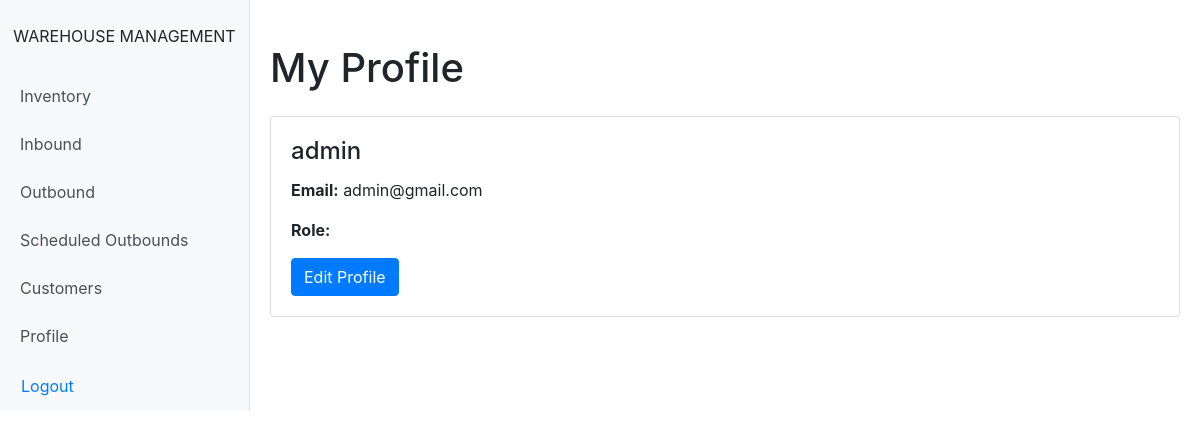
The page /profile/ (signed in) on the database as committed earlier.
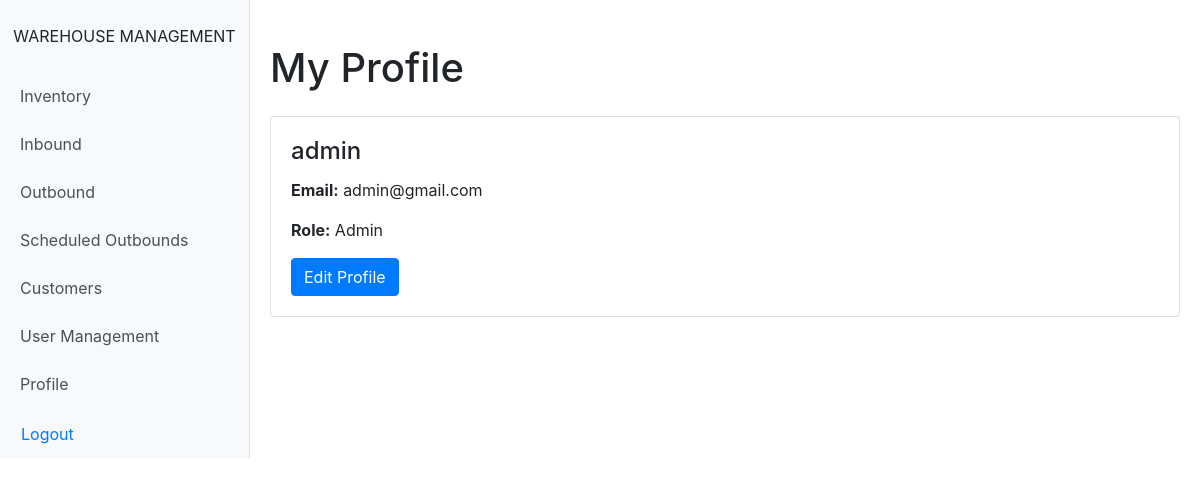
The same page on the database as committed later.
### inventory/models.py (models this page shows, shortened)
class User(AbstractUser):
    ROLE_CHOICES = (
        ('Admin', 'Admin'),
        ('Manager', 'Manager'),
        ('Operator', 'Operator'),
    )
    role = models.CharField(max_length=10, choices=ROLE_CHOICES)

### inventory/views.py (the view)
# urls.py: path('profile/', views.profile, name='profile'),
@login_required
def profile(request):
    return render(request, 'inventory/profile.html', {'user': request.user})

### templates/inventory/profile.html
{% extends 'base.html' %}
{% block content %}
<h1 class="my-4">My Profile</h1>
<div class="card">
    <div class="card-body">
        <h4 class="card-title">{{ user.get_full_name|default:user.username }}</h4>
        <p><strong>Email:</strong> {{ user.email }}</p>
        <p><strong>Role:</strong> {{ user.role }}</p>
        <a href="{% url 'edit_profile' %}" class="btn btn-primary">Edit Profile</a>
    </div>
</div>
{% endblock %}

### templates/base.html (shortened to what this page needs)
<!DOCTYPE html>
<html lang="en">
<head>
    <link rel="stylesheet" href="https://stackpath.bootstrapcdn.com/bootstrap/4.5.2/css/bootstrap.min.css">
</head>
<body>
    <div id="wrapper">
        {% if user.is_authenticated %}
        <div id="sidebar-wrapper">
            <div class="sidebar-heading text-center py-4 primary-text fs-4 fw-bold text-uppercase">
                Warehouse Management
            </div>
            <div class="list-group list-group-flush">
                {% if user.role in 'Admin Manager' %}
                    <a href="{% url 'inventory_list' %}" class="list-group-item list-group-item-action bg-transparent second-text fw-bold">Inventory</a>
                    <a href="{% url 'inbound_list' %}" class="list-group-item list-group-item-action bg-transparent second-text fw-bold">Inbound</a>
                    <a href="{% url 'outbound_list' %}" class="list-group-item list-group-item-action bg-transparent second-text fw-bold">Outbound</a>
                    <a href="{% url 'scheduled_outbound_list' %}" class="list-group-item list-group-item-action bg-transparent second-text fw-bold">Scheduled Outbounds</a>
                    <a href="{% url 'customer_list' %}" class="list-group-item list-group-item-action bg-transparent second-text fw-bold">Customers</a>
                    {% if user.role == 'Admin' %}
                        <a href="{% url 'user_list' %}" class="list-group-item list-group-item-action bg-transparent second-text fw-bold">User Management</a>
                    {% endif %}
                {% elif user.role == 'Operator' %}
                    <a href="{% url 'inbound_list' %}" class="list-group-item list-group-item-action bg-transparent second-text fw-bold">Inbound</a>
                    <a href="{% url 'outbound_list' %}" class="list-group-item list-group-item-action bg-transparent second-text fw-bold">Outbound</a>
                {% endif %}
                <a href="{% url 'profile' %}" class="list-group-item list-group-item-action bg-transparent second-text fw-bold">Profile</a>
                <form method="post" action="{% url 'logout' %}" class="list-group-item bg-transparent">
                    <button type="submit" class="btn btn-link p-0 second-text fw-bold">Logout</button>
                </form>
            </div>
        </div>
        {% endif %}
        <div id="page-content-wrapper">
            {% block content %}
            {% endblock %}
        </div>
    </div>
</body>
</html>

### templates/base.html (style rules this page uses)
body { display: flex; min-height: 100vh; flex-direction: column; margin: 0; }
#wrapper { display: flex; width: 100%; }
#sidebar-wrapper { min-width: 250px; max-width: 250px; background-color: #f8f9fa; border-right: 1px solid #dee2e6; }
#page-content-wrapper { width: 100%; padding: 20px; }
.list-group-item { border: none; }

Rows that differ between the two databases and show on the page:
changed User "admin": role (not shown) → "Admin"
Other text that changed with them:
text now shown: "User Management"
